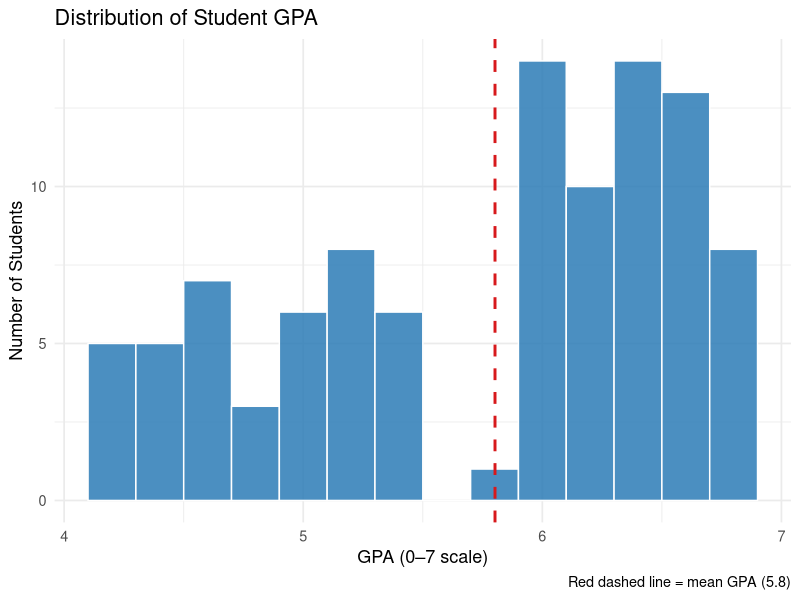
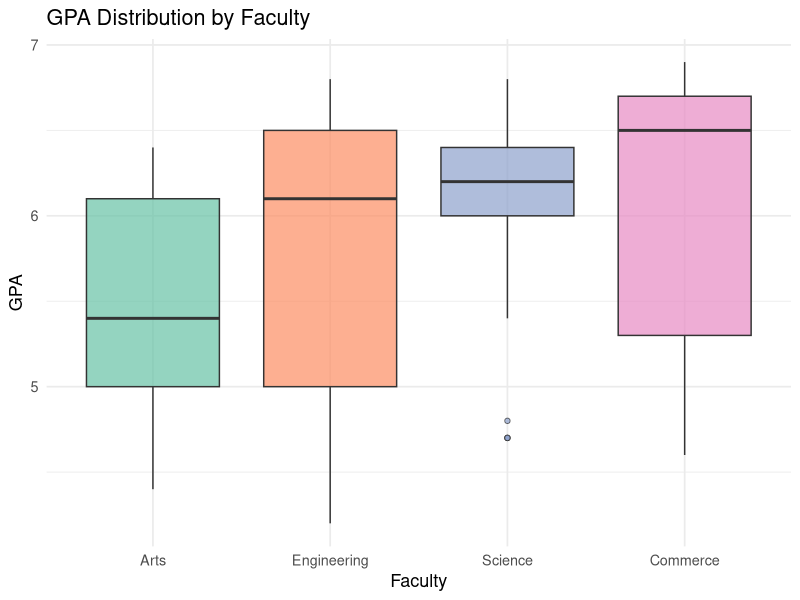
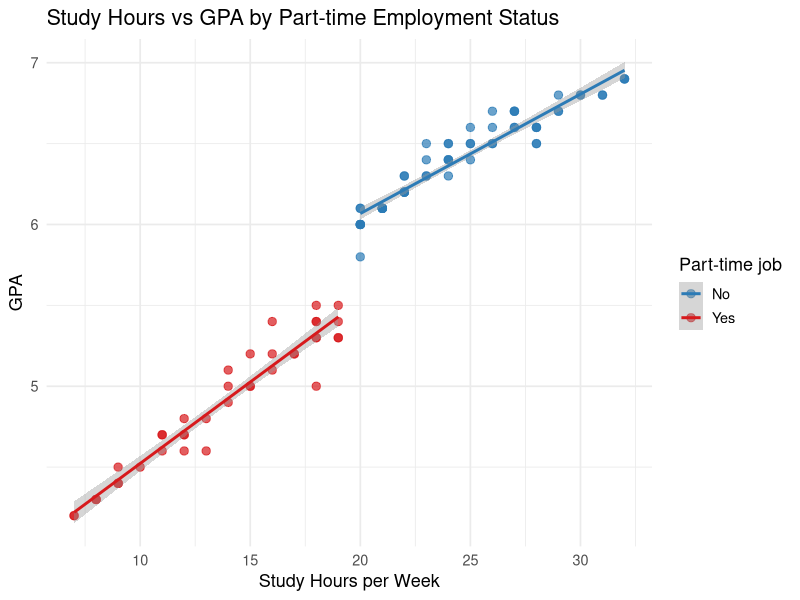
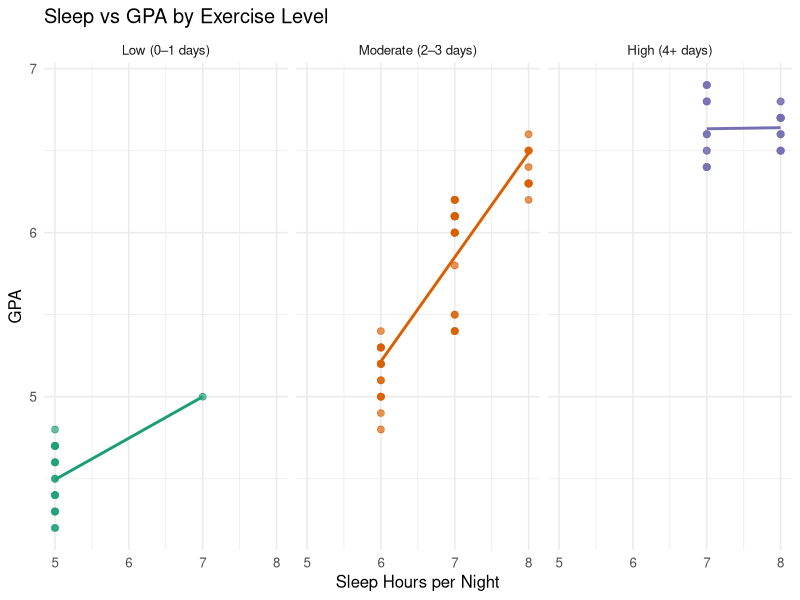
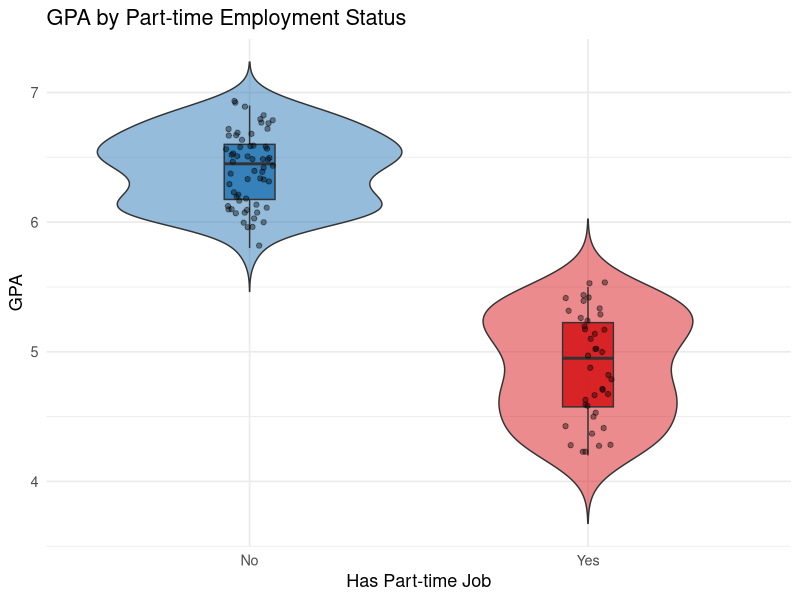
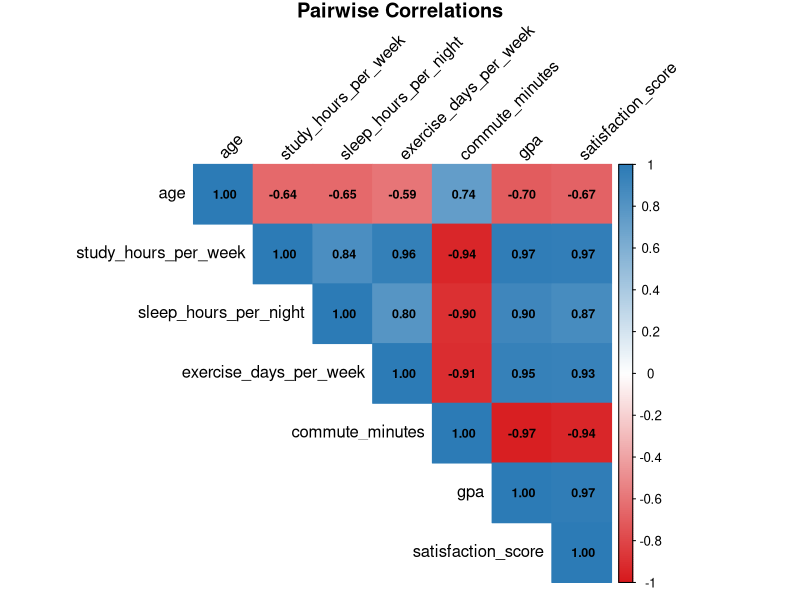

Source code (R) for these figures, in order:
## ---- chunk 1
#| label: setup
#| include: false

# Load required packages
library(tidyverse)
library(knitr)
library(kableExtra)
library(corrplot)
## ---- chunk 2
#| label: load-data

# Load the dataset
students <- read_csv("data/student_survey.csv", show_col_types = FALSE)

# Convert categorical variables to factors
students <- students |>
  mutate(
    gender         = factor(gender),
    part_time_job  = factor(part_time_job, levels = c("No", "Yes")),
    faculty        = factor(faculty),
    year_of_study  = factor(year_of_study, levels = 1:4,
                            labels = c("Year 1", "Year 2",
                                       "Year 3", "Year 4"))
  )
## ---- chunk 3
#| label: tbl-overview
#| tbl-cap: "First six rows of the student survey dataset"

students |>
  head(6) |>
  kable() |>
  kable_styling(bootstrap_options = c("striped", "hover", "condensed"),
                full_width = FALSE)
## ---- chunk 4
#| label: tbl-summary
#| tbl-cap: "Summary statistics for numeric variables"

students |>
  select(age, study_hours_per_week, sleep_hours_per_night,
         exercise_days_per_week, commute_minutes, gpa,
         satisfaction_score) |>
  summary() |>
  kable() |>
  kable_styling(bootstrap_options = c("striped", "hover"),
                full_width = FALSE)
## ---- chunk 5
#| label: fig-gpa-dist
#| fig-cap: "Distribution of GPA among surveyed students"
#| fig-alt: "Histogram showing a roughly normal distribution of GPA values
#|   centred around 6.0"

ggplot(students, aes(x = gpa)) +
  geom_histogram(binwidth = 0.2, fill = "#2C7BB6", colour = "white",
                 alpha = 0.85) +
  geom_vline(aes(xintercept = mean(gpa)), colour = "#D7191C",
             linetype = "dashed", linewidth = 1) +
  labs(
    x     = "GPA (0–7 scale)",
    y     = "Number of Students",
    title = "Distribution of Student GPA",
    caption = paste0("Red dashed line = mean GPA (",
                     round(mean(students$gpa), 2), ")")
  ) +
  theme_minimal(base_size = 13)
## ---- chunk 6
#| label: fig-gpa-faculty
#| fig-cap: "Boxplot of GPA by faculty"
#| fig-alt: "Side-by-side boxplots comparing GPA distributions across five
#|   faculties"

students |>
  mutate(faculty = fct_reorder(faculty, gpa, .fun = median)) |>
  ggplot(aes(x = faculty, y = gpa, fill = faculty)) +
  geom_boxplot(alpha = 0.7, outlier.shape = 21) +
  scale_fill_brewer(palette = "Set2") +
  labs(
    x     = "Faculty",
    y     = "GPA",
    title = "GPA Distribution by Faculty"
  ) +
  theme_minimal(base_size = 13) +
  theme(legend.position = "none")
## ---- chunk 7
#| label: tbl-gpa-faculty
#| tbl-cap: "Mean and median GPA by faculty"

students |>
  group_by(faculty) |>
  summarise(
    n          = n(),
    Mean_GPA   = round(mean(gpa), 2),
    Median_GPA = round(median(gpa), 2),
    SD_GPA     = round(sd(gpa), 2)
  ) |>
  arrange(desc(Mean_GPA)) |>
  kable(col.names = c("Faculty", "n", "Mean GPA",
                      "Median GPA", "SD")) |>
  kable_styling(bootstrap_options = c("striped", "hover"),
                full_width = FALSE)
## ---- chunk 8
#| label: fig-study-gpa
#| fig-cap: "Scatter plot of weekly study hours versus GPA, coloured by
#|   part-time job status"
#| fig-alt: "Scatter plot showing a positive linear relationship between
#|   study hours and GPA"

ggplot(students, aes(x = study_hours_per_week, y = gpa,
                     colour = part_time_job)) +
  geom_point(alpha = 0.7, size = 2.5) +
  geom_smooth(method = "lm", se = TRUE, linewidth = 1) +
  scale_colour_manual(values = c("No" = "#2C7BB6", "Yes" = "#D7191C"),
                      name   = "Part-time job") +
  labs(
    x     = "Study Hours per Week",
    y     = "GPA",
    title = "Study Hours vs GPA by Part-time Employment Status"
  ) +
  theme_minimal(base_size = 13)
## ---- chunk 9
#| label: fig-sleep-exercise
#| fig-cap: "Scatter plot of sleep hours vs GPA, faceted by exercise level"
#| fig-alt: "Faceted scatter plots showing GPA trends across different
#|   exercise levels"

students |>
  mutate(exercise_group = cut(exercise_days_per_week,
                              breaks  = c(-Inf, 1, 3, Inf),
                              labels  = c("Low (0–1 days)",
                                          "Moderate (2–3 days)",
                                          "High (4+ days)"))) |>
  ggplot(aes(x = sleep_hours_per_night, y = gpa, colour = exercise_group)) +
  geom_point(alpha = 0.65, size = 2) +
  geom_smooth(method = "lm", se = FALSE, linewidth = 1) +
  facet_wrap(~exercise_group) +
  scale_colour_brewer(palette = "Dark2") +
  labs(
    x     = "Sleep Hours per Night",
    y     = "GPA",
    title = "Sleep vs GPA by Exercise Level"
  ) +
  theme_minimal(base_size = 12) +
  theme(legend.position = "none")
## ---- chunk 10
#| label: tbl-lm-study
#| tbl-cap: "Simple linear regression: GPA ~ study hours per week"

model_study <- lm(gpa ~ study_hours_per_week, data = students)
model_study |>
  summary() |>
  coef() |>
  as.data.frame() |>
  rownames_to_column("Term") |>
  mutate(across(where(is.numeric), ~ round(.x, 4))) |>
  kable(col.names = c("Term", "Estimate", "Std. Error",
                      "t value", "Pr(>|t|)")) |>
  kable_styling(bootstrap_options = c("striped", "hover"),
                full_width = FALSE)
## ---- chunk 11
#| label: fig-ptjob-gpa
#| fig-cap: "GPA by part-time job status with individual data points"

ggplot(students, aes(x = part_time_job, y = gpa, fill = part_time_job)) +
  geom_violin(alpha = 0.5, trim = FALSE) +
  geom_boxplot(width = 0.15, alpha = 0.9, outlier.shape = NA) +
  geom_jitter(width = 0.07, alpha = 0.4, size = 1.5) +
  scale_fill_manual(values = c("No" = "#2C7BB6", "Yes" = "#D7191C")) +
  labs(
    x     = "Has Part-time Job",
    y     = "GPA",
    title = "GPA by Part-time Employment Status"
  ) +
  theme_minimal(base_size = 13) +
  theme(legend.position = "none")
## ---- chunk 12
#| label: ptjob-ttest

t_test_result <- t.test(gpa ~ part_time_job, data = students)
t_test_result
## ---- chunk 13
#| label: fig-corr
#| fig-cap: "Correlation matrix of numeric variables"
#| fig-alt: "Correlation matrix heatmap showing pairwise correlations
#|   between all numeric variables"

numeric_vars <- students |>
  select(age, study_hours_per_week, sleep_hours_per_night,
         exercise_days_per_week, commute_minutes, gpa,
         satisfaction_score)

cor_matrix <- cor(numeric_vars, use = "complete.obs")

corrplot(cor_matrix,
         method  = "color",
         type    = "upper",
         addCoef.col = "black",
         tl.col  = "black",
         tl.srt  = 45,
         number.cex = 0.75,
         col     = colorRampPalette(c("#D7191C", "white", "#2C7BB6"))(200),
         title   = "Pairwise Correlations",
         mar     = c(0, 0, 1, 0))
## ---- chunk 14
#| label: tbl-corr-gpa
#| tbl-cap: "Pearson correlations with GPA"

cor_with_gpa <- cor_matrix[, "gpa"]
cor_with_gpa <- cor_with_gpa[names(cor_with_gpa) != "gpa"]

data.frame(
  Variable    = names(cor_with_gpa),
  Correlation = round(cor_with_gpa, 3)
) |>
  arrange(desc(abs(Correlation))) |>
  kable() |>
  kable_styling(bootstrap_options = c("striped", "hover"),
                full_width = FALSE)
## ---- chunk 15
#| label: tbl-mlr
#| tbl-cap: "Multiple linear regression: GPA ~ lifestyle variables"

model_mlr <- lm(
  gpa ~ study_hours_per_week + sleep_hours_per_night +
    exercise_days_per_week + part_time_job + commute_minutes,
  data = students
)

model_mlr |>
  summary() |>
  coef() |>
  as.data.frame() |>
  rownames_to_column("Term") |>
  mutate(across(where(is.numeric), ~ round(.x, 4))) |>
  kable(col.names = c("Term", "Estimate", "Std. Error",
                      "t value", "Pr(>|t|)")) |>
  kable_styling(bootstrap_options = c("striped", "hover"),
                full_width = FALSE)
